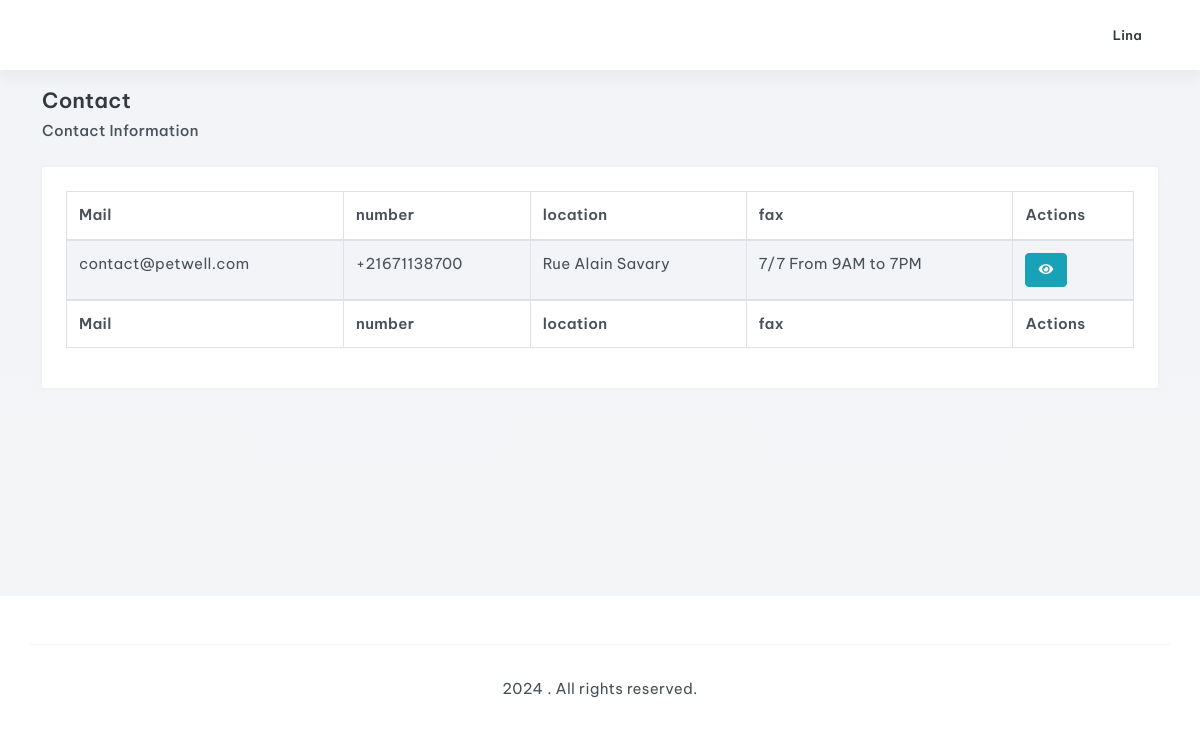
Screenshot of /admin/contact.php (signed in) with the database file from the repository.
### tables this page shows
CREATE TABLE `contact` (
  `id` int(11) NOT NULL,
  `mail` varchar(255) DEFAULT NULL,
  `number` varchar(255) DEFAULT NULL,
  `location` varchar(255) DEFAULT NULL,
  `work_time` varchar(255) DEFAULT NULL
);

### admin/CLASSE/contact.class.php (the view, shortened to what this page needs)
<?php
Class Contact{
private $cnx,$server,$user,$pwd,$db;
public function __construct($serveur,$utilisateur,$mdp,$base){
	$this->server=$serveur;
	$this->user=$utilisateur;
	$this->pwd=$mdp;
	$this->db=$base;
	try
	{
	$this->cnx = new PDO('mysql:host='.$this->server.'; dbname='.$this->db, $this->user, $this->pwd);
	}
	catch(Exception $e)
	{
	echo'Erreur:'.$e->getMessage().'<br/>';
	echo'N°:'.$e->getCode();
	}
}
public function RetreiveWithDataTables(){
	$sql = "SELECT * from contact";
	$resultats=$this->cnx->query($sql);
	if($resultats) {
	$resultats->setFetchMode(PDO::FETCH_OBJ);
	$contacts=$resultats->fetchall();
	echo '<table id="myTable" class="table table-bordered table-striped">';
	echo '<thead>';
		echo '<tr>';
		echo '<th>Mail</th><th>number</th><th>location</th><th>fax</th><th>Actions</th>';
		echo '</tr>';
	echo '</thead>';
	print '<tbody>';
	foreach($contacts as $contact):
	echo '<tr>';
		print '<td>'.$contact->mail.'</td>';
		print '<td>'.$contact->number.'</td>';
		print '<td>'.$contact->location.'</td>';
		print '<td>'.$contact->work_time.'</td>';
		print '<td><a class="btn btn-info btn-circle btn-sm " href="contact_details.php?id='.$contact->id.'"><i class="fas fa-eye"></i></a></td>';
	echo '</tr>';
	endforeach;
	print '</tbody>';
	echo '<tfoot>';
		echo '<tr>';
		echo '<th>Mail</th><th>number</th><th>location</th><th>fax</th><th>Actions</th>';
		echo '</tr>';
	echo '</tfoot>';
	echo '</table>';
	}
		else echo 'Table vide !!!' ;
	}
}
?>

### rows the page displays
contact: mail "contact@petwell.com", number "+21671138700", location "Rue Alain Savary", work_time "7/7 From 9AM to 7PM"

### other values shown
$_SESSION['username'] "Lina"
